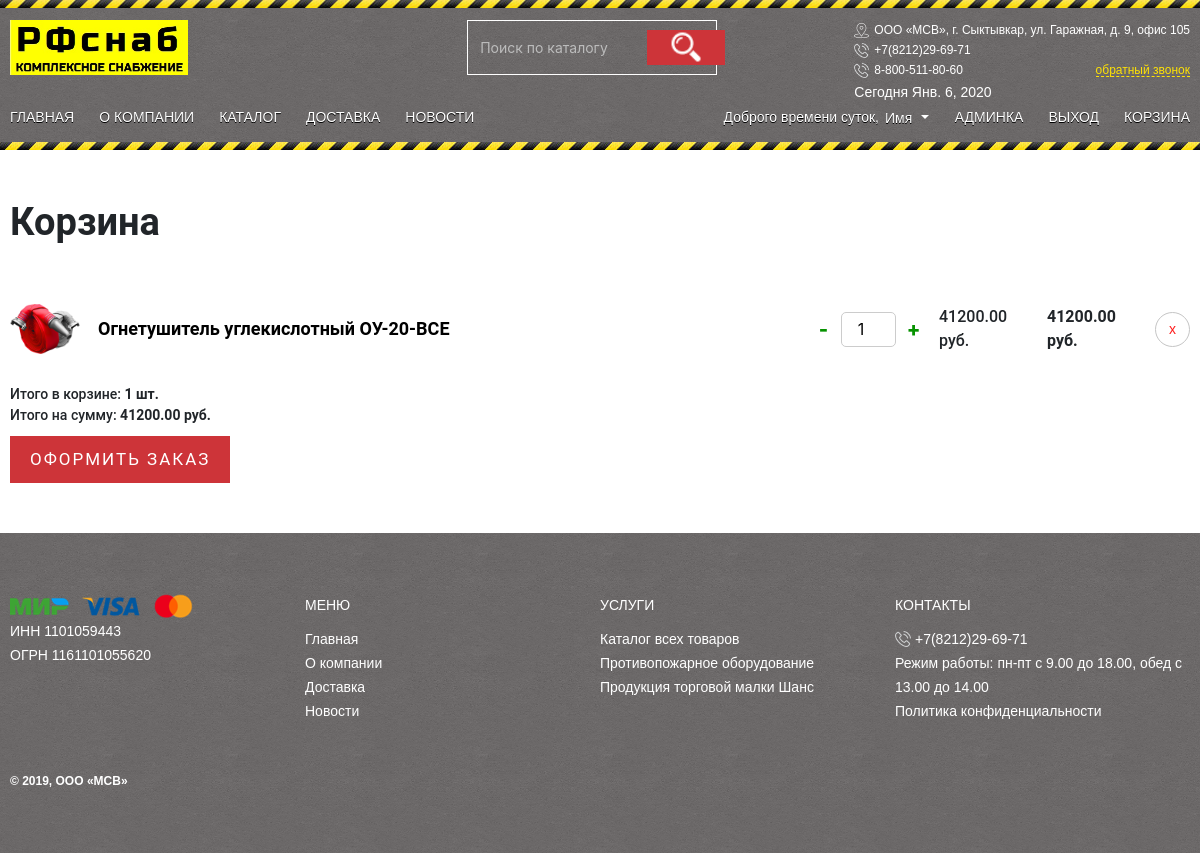
/basket/ (signed in), run on the app's committed database.
### authapp/models.py (models this page shows, shortened)
class ShopUser(AbstractUser):
    avatar = models.ImageField(verbose_name='аватар',
                               upload_to='users_avatars',
                               blank=True,
                               default='users_avatars/default_avatar.png')
    age = models.PositiveIntegerField(verbose_name='возраст', default=18)
    activation_key = models.CharField(verbose_name='ключ подтверждения',
                                      max_length=128, blank=True)
    activation_key_expires = models.DateTimeField(verbose_name='актуальность ключа',
                                                  default=(now() + timedelta(hours=48)))

### basketapp/models.py (models this page shows, shortened)
class Basket(models.Model):
    user = models.ForeignKey(settings.AUTH_USER_MODEL, on_delete=models.CASCADE, related_name='basket')
    product = models.ForeignKey(Product, on_delete=models.CASCADE)
    quantity = models.PositiveIntegerField(verbose_name='количество', default=0)
    add_datetime = models.DateTimeField(verbose_name='время', auto_now_add=True)
    @property
    def product_cost(self):
        return self.product.price * self.quantity
    @property
    def total_quantity(self):
        return sum([el.quantity for el in self.user.basket.all()])
    @property
    def total_cost(self):
        return sum([el.product_cost for el in self.user.basket.all()])

### mainapp/models.py (models this page shows, shortened)
class Product(models.Model):
    category = models.ForeignKey(ProductCategory, on_delete=models.CASCADE)
    name = models.CharField(verbose_name='Название товара', max_length=128, unique=True)
    slug = models.SlugField(verbose_name='слаг', max_length=128, unique=True)
    image = models.ImageField(upload_to='product_images', default='users_avatars/default.jpg')
    short_desc = models.TextField(verbose_name='Краткое описание товара', blank=True)
    description = models.TextField(verbose_name='Полное описание товара', blank=True)
    price = models.DecimalField(verbose_name='Цена товара', max_digits=8, decimal_places=2, default=0)
    quantity = models.PositiveIntegerField(verbose_name='На складе', default=0)
    created = models.DateTimeField(auto_now_add=True, auto_now=False)
    updated = models.DateTimeField(auto_now_add=False, auto_now=True)
    is_active = models.BooleanField(verbose_name='Активность', default=True)
    to_order = models.BooleanField(verbose_name='Под заказ', default=False)
    class Meta:
        verbose_name = 'Товар'
        verbose_name_plural = 'Товары'

### basketapp/views.py (the view)
@login_required
def index(request):
    context = {
        'page_title': 'корзина',
        'basket': get_basket(request),
    }
    return render(request, "basketapp/basket.html", context)

### mainapp/context_processors.py (called while the page is built)
def basket(request):
    basket = []
    if request.user.is_authenticated:
        basket = Basket.objects.filter(user=request.user)
    return {
        'basket': basket,
    }

def products_menu(request):
    products_menu = ProductCategory.objects.all().exclude(is_active=False).order_by('name')
    return {
        'products_menu': products_menu,
    }

### mainapp/views.py (called while the page is built)
def get_basket(request):
    if request.user.is_authenticated:
        return request.user.basket.all().order_by('product__category')
    else:
        []

### basketapp/templates/basketapp/basket.html
{% extends 'mainapp/base.html' %} }
{% block content-container %}
    <div class="content-container">
        <h1 class="registration_title">Корзина</h1>
        {% include 'basketapp/includes/inc__basket_list.html' %}
    </div>
{% endblock %}

### mainapp/templates/mainapp/includes/inc__menu_wrapper.html (shortened to what this page needs)
<div class="menu-wrapper">
    <ul class="left-menu">
        <li><a href="{% url 'main:index' %}" class="menu-link-left">Главная</a></li>
        <li><a href="#" class="menu-link-left">О компании</a></li>
        <li><a href="{% url 'main:shop' %}" class="menu-link-left">Каталог</a></li>
        <li><a href="#" class="menu-link-left">Доставка</a></li>
        <li><a href="{% url 'news:index' %}" class="menu-link-left">Новости</a></li>
    </ul>
    <ul class="right-menu">
    {% if user.is_authenticated %}
        <li>
        <p class="welcome_text">Доброго времени суток, </p>
        </li>
        <li>
            <div class="dropdown">
  <button class="btn btn-dropdown-link dropdown-toggle" type="button"
          id="dropdownMenuButton" data-toggle="dropdown">
    <p class="welcome_text">{{ user.first_name|default:'Пользователь' }} </p>
  </button>
</div>
    </li>
     {% endif %}
        <li>
            {% if user.is_superuser %}
                <a href="{% url 'myadmin:index' %}" class="menu-link-right">
                    Админка
                </a>
            {% endif %}
        </li>
        <li>
            {% if user.is_authenticated %}
                <a href="{% url 'auth:logout' %}" class="menu-link-right">Выход</a>
            {% else %}
                <a href="{% url 'auth:login' %}" class="menu-link-right">Личный кабинет</a>
            {% endif %}
        </li>
        <li><a href="{% url 'basket:index' %}" class="menu-link-right">Корзина</a></li>
    </ul>
</div>

### basketapp/templates/basketapp/includes/inc__basket_list.html
<div class="cart_wrapper__container">
{% for item in basket %}
        <div class="cart_wrapper">
            <a href="{% url 'main:product' item.product.slug %}"
               style="background-image: url(/media/{{ item.product.image }}); background-position: 50%;
                       background-size: contain; background-repeat: no-repeat" class="cart_image">
            </a>
            <a href="{% url 'main:product' item.product.slug %}" class="cart_title_product">
                {{ item.product.name }}
            </a>
            <form action="#" class="add-to-cart-form_cart">
                <button type="button" class="btn-add-product-minus">-</button>
                <input type="number" min="0" name="{{ item.pk }}"
                       class="field-add-to-cart-form" value="{{ item.quantity }}">
                <button type="button" class="btn-add-product-plus">+</button>
            </form>
            <p class="cart_price"> {{ item.product.price }} руб.</p>
            <p class="cart_price_total"> {{ item.product_cost }} руб.</p>
            <a href="{% url 'basket:delete' item.pk %}" class="remove_cart">x</a>
        </div>
{% endfor %}
    {% if basket %}
        <div class="total_cart">
            <p class="text_cart">Итого в корзине: <b>{{ basket.0.total_quantity }} шт.</b></p>
            <p class="text_cart">Итого на сумму: <b>{{ basket.0.total_cost|floatformat:2 }} руб.</b></p>
            <a href="{% url 'ordersapp:order_create' %}" class="btn_cart">Оформить заказ</a>
        </div>
    {% else %}
        <div class="cart_empty">
        </div>
        <p class="empty_cart_text">Ваша корзина пуста</p>
        <a href="{% url 'main:shop' %}" class="btn_cart">Перейти в каталог</a>
    {% endif %}
</div>

### static/css/style.css (style rules this page uses)
* { margin: 0; padding: 0; box-sizing: border-box; outline: 0 !important; }
html, body { height: 100%; }
p { font-family: RobotoRegular, sans-serif;; font-size: 16px; font-weight: 500; line-height: 24px; margin-bottom: 0px; }
.menu-link-left { padding-right: 25px; color: #8c8c8c; font-family: RobotoRegular, sans-serif; font-weight: 100; font-size: 14px; transition: color 250ms ease; color: #ffffff; text-transform: uppercase; text-decoration: none; text-shadow: 0 1px 0 #000; }
.left-menu { display: flex; list-style: none; margin-bottom: 0px; }
.right-menu { display: flex; list-style: none; margin-bottom: 0px; }
.menu-wrapper { display: flex; justify-content: space-between; }
.content-container { max-width: 1200px; padding: 50px 10px; margin: auto; }
.menu-link-right { padding-left: 25px; color: #8c8c8c; font-family: RobotoRegular, sans-serif; font-weight: 100; font-size: 14px; transition: color 250ms ease; color: #ffffff; text-transform: uppercase; text-decoration: none; text-shadow: 0 1px 0 #000; }
.field-add-to-cart-form { width: 55px; height: 35px; text-align: center; border-radius: 5px; border: 1px solid #cccccc; }
.registration_title { font-family: Roboto, sans-serif; font-size: 38px; line-height: 44px; font-weight: bold; }
.remove_cart { font-family: Arial, sans-serif; font-size: 14px; line-height: 20px; display: -webkit-box; display: -webkit-flex; display: -ms-flexbox; display: flex; width: 35px; height: 35px; -webkit-box-pack: center; -webkit-justify-content: center; -ms-flex-pack: center; justify-content: center; -webkit-box-align: center; -webkit-align-items: center; -ms-flex-align: center; align-items: center; border: 1px solid #c5c5c5; border-radius: 200px; color: #ff1d1d; text-decoration: none; }
.cart_price { font-family: Roboto, sans-serif; font-size: 16px; line-height: 1.5em; width: 100px; }
.cart_price_total { font-family: Roboto, sans-serif; font-size: 16px; line-height: 1.5em; font-weight: 700; width: 100px; }
.cart_title_product { width: 700px; margin-top: 0px; margin-bottom: 0px; font-family: Roboto, sans-serif; color: #000; font-size: 18px; line-height: 20px; font-weight: 600; text-decoration: none; transition: all 250ms ease; }
.cart_image { height: 70px; background-position: 50% 50%; background-size: 92px; background-repeat: no-repeat; width: 70px; flex-grow: 0; margin-right: 10px; }
.cart_wrapper { display: flex; justify-content: space-between; align-items: center; margin: 50px 0px 20px; }
.add-to-cart-form_cart { display: flex; align-items: center; }
.btn_cart { background-color: #cd3439; padding: 15px 20px; transition: all 250ms ease; font-family: Roboto, sans-serif; font-size: 17px; line-height: 1em; letter-spacing: 2px; text-transform: uppercase; color: #fff; border: none; cursor: pointer; display: inline-block; text-decoration: none; margin-top: 10px; }
.text_cart { font-family: Roboto, sans-serif; font-size: 14px; line-height: 1.5em; }
.welcome_text { font-family: RobotoRegular, sans-serif; font-weight: 100; font-size: 14px; color: #ffffff; display: inline-block; line-height: 0px; text-shadow: 0 1px 0 #000; margin-bottom: 0px; }
.btn-add-product-plus { height: 35px; width: 35px; color: #069200; font-size: 20px; line-height: 20px; font-weight: 800; background-color: transparent; border: none; cursor: pointer; }
.btn-add-product-minus { height: 35px; width: 35px; color: #069200; font-size: 20px; line-height: 20px; font-weight: 800; background-color: transparent; border: none; cursor: pointer; }
.btn-dropdown-link { color: #fff; padding: 0; vertical-align: top; background-color: transparent; border-color: transparent; margin-left: 5px; }

### data on the page
ShopUser: first_name "Имя"
Basket: product.image (picture), product.name "Огнетушитель углекислотный ОУ-20-ВСЕ", quantity "1", product.price "41200.00", product_cost "41200.00", user+quantity "1", user+product+quantity "41200.00"
